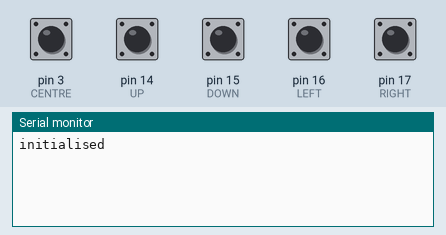
The sketch below on a simulated Arduino Uno, built with avr-gcc and run on an emulated ATmega328P. Parts: the last lines printed to the serial monitor. Inputs (shaded band) come from the test bench; at power-on: pin 3 (CENTRE), pin 14 (UP), pin 15 (DOWN), pin 16 (LEFT), pin 17 (RIGHT) HIGH.

Above: at 1.2 s.
1.3 s: pin 3 (CENTRE) pulled LOW for 0.15 s
At 1.9 s:
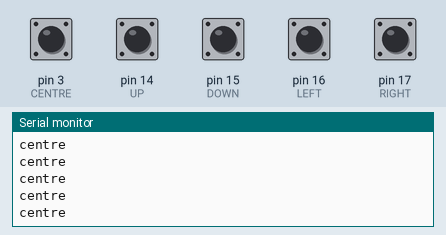
2.9 s: pin 14 (UP) pulled LOW for 0.15 s
At 4.2 s:
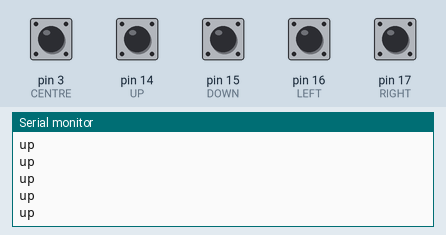
4.5 s: pin 15 (DOWN) pulled LOW for 0.15 s
At 5.8 s:
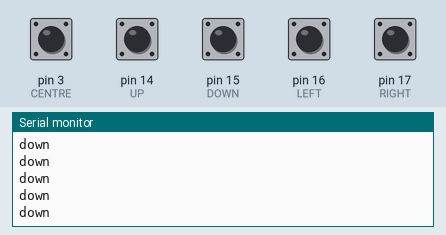
6.1 s: pin 16 (LEFT) pulled LOW for 0.15 s
At 7.0 s:
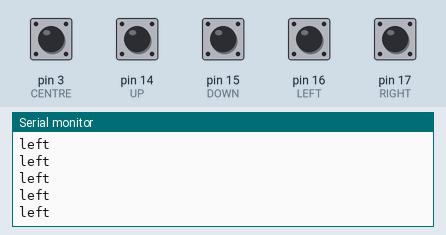
7.7 s: pin 17 (RIGHT) pulled LOW for 0.15 s
At 9.0 s:
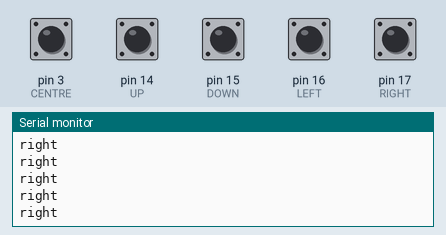
9.3 s: pin 3 (CENTRE) driven LOW and pin 17 (RIGHT) driven LOW
At 9.9 s:
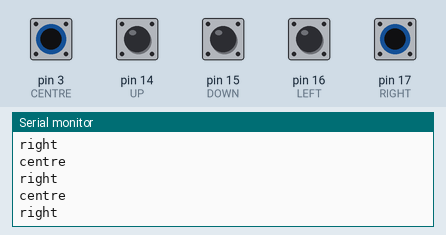

Measured:
- after the input at 1.3 s, the serial monitor: prints a new line at once (image 1)
- after the input at 2.9 s, the serial monitor: prints a new line at once (image 2)
- after the input at 4.5 s, the serial monitor: prints a new line at once (image 3)
- after the input at 6.1 s, the serial monitor: prints a new line at once (image 4)
- after the input at 7.7 s, the serial monitor: prints a new line at once (image 5)
- after the input at 9.3 s, the serial monitor: prints a new line at once (image 6)

The sketch:

Joystick_nano.ino
```cpp
#define UP 14 //A0
#define DOWN 15 //A1
#define LEFT 16 //A2
#define RIGHT 17 //A3
#define CENTRE 3 //D3

void setup() {
  Serial.begin(9600);

  pinMode(UP, INPUT_PULLUP);
  pinMode(DOWN, INPUT_PULLUP);
  pinMode(LEFT, INPUT_PULLUP);
  pinMode(RIGHT, INPUT_PULLUP);
  pinMode(CENTRE, INPUT_PULLUP);

  Serial.println("initialised");
}

void loop() {
  if(digitalRead(UP) == LOW) {
    Serial.println("up");
  }
  if(digitalRead(DOWN) == LOW) {
    Serial.println("down");
  }
  if(digitalRead(LEFT) == LOW) {
    Serial.println("left");
  }
  if(digitalRead(RIGHT) == LOW) {
    Serial.println("right");
  }
  if(digitalRead(CENTRE) == LOW) {
    Serial.println("centre");
  }
  delay(5);
}
```
